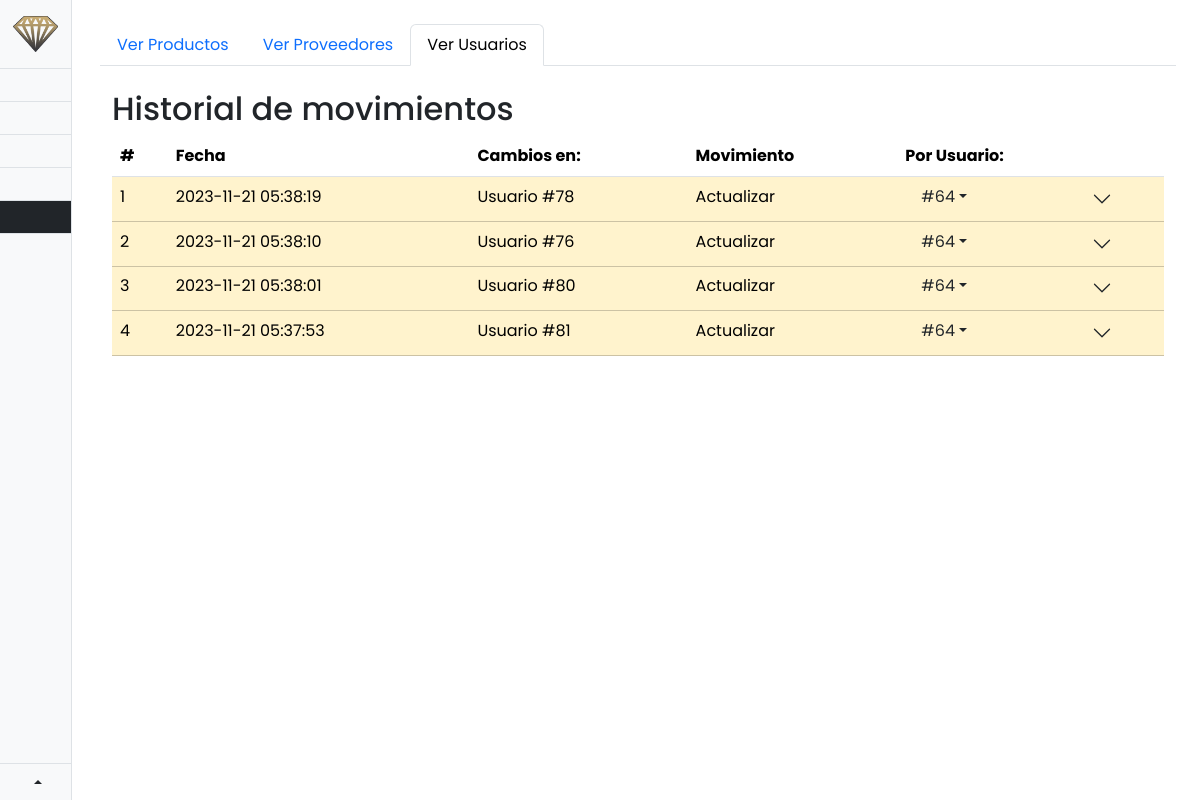
The app's page /movimientos/readUsuarios.php (signed in) with its own data.
### tables this page shows
CREATE TABLE IF NOT EXISTS `movimientos` (
  `id_movimiento` int(11) NOT NULL AUTO_INCREMENT,
  `fecha_movimiento` datetime NOT NULL,
  `tabla` varchar(20) NOT NULL,
  `id_tabla_PK` int(11) NOT NULL,
  `id_tabla_r_PK` int(11) DEFAULT NULL,
  `tipo_movimiento` varchar(20) NOT NULL,
  `id_usr` int(11) UNSIGNED NOT NULL,
  PRIMARY KEY (`id_movimiento`)
);

### autoload.php (called while the page is built, shortened)
<?php
    spl_autoload_register(function ($class_name) {
        $url = str_replace("\\", "/", 'sources/' . $class_name . '.php');
    });
?>

### sources/modelos/conexion.php (called while the page is built, shortened)
<?php
    class conexion{
        private $servername= "localhost";
        private $username= "root";
        private $password= "";
        private $dbname= "jemas";
        public function __construct()
        {
            try{
                $this->conn= new PDO("mysql:host=$this->servername;dbname=$this->dbname", $this->username, $this->password);
            }
            catch(PDOException $e) {
                echo "Error: " . $e->getMessage();
            }
        }
    }
?>

### sources/modelos/movimientos.php (called while the page is built, shortened)
<?php
class movimientos extends conexion {
    public function GetMovByTable($table) {
        $sql = "SELECT * FROM movimientos WHERE tabla = :tableAffected ORDER BY fecha_movimiento DESC";
        $execute = $this->conn->prepare($sql);
        $execute->bindParam(':tableAffected', $table, PDO::PARAM_STR);
        $execute->execute();
        $historialMovimientos = $execute->fetchAll(PDO::FETCH_ASSOC);
        return $historialMovimientos;
    }
    public function DiccMov(){
        $dictionary = array(
            0 => array(
                'class' => 'table-danger',
                'kind' => 'Eliminar',
             ),
            1 => array(
                'class' => 'table-warning',
                'kind' => 'Actualizar',
             ),
            2 => array(
                'class' => 'table-success',
                'kind' => 'Agregar',
             ),
        );
        return $dictionary;
    }
}
?>

### movimientos/readUsuarios.php (the view, shortened to what this page needs)
<?php
 require_once("../autoload.php");
    $movimientos = new movimientos();
 $results = $movimientos->GetMovByTable('usuarios');
 $dictionary = $movimientos->DiccMov();
?>
<!DOCTYPE html>
<html lang="en">
<head>
    <link rel="stylesheet" href="https://cdn.jsdelivr.net/npm/bootstrap@5.3.2/dist/css/bootstrap.min.css">
    <link rel="stylesheet" href="../sources/css/root.css">
</head>
<body class="container-fluid">
    <section class="index_section row">
        <nav class="navHome d-flex flex-column flex-shrink-0 bg-light p-0 border-end" style="width: 4.5rem; position: sticky; height: 100vh; top: 0;">
            <a href="#" class="d-block py-3 text-decoration-none mx-auto" data-bs-toggle="tooltip" data-bs-placement="right" title="JEMAS">
                <img src="../sources/imgs/logo.png" alt="" srcset="" style="width: 45px;">
            </a>
            <ul class="nav nav-pills nav-flush flex-column mb-auto text-center">
                <li class="nav-item">
                    <a href="../dashboard.php" class="nav-link py-3 border-bottom rounded-0 link-dark border-top" data-bs-toggle="tooltip" data-bs-placement="right" title="Home">
                    </a>
                </li>
                <li class="option">
                    <a href="../inventario/read.php" class="option_container nav-link py-3 border-bottom rounded-0 link-dark" data-bs-toggle="tooltip" data-bs-placement="right" title="Inventario">
                    </a>
                </li>
                <li class="option">
                    <a href="../proveedores/read.php" class="option_container nav-link py-3 border-bottom rounded-0 link-dark" data-bs-toggle="tooltip" data-bs-placement="right" title="Proveedores">
                    </a>
                </li>
                <li class="option">
                    <a href="../empleados/read.php" class="option_container nav-link py-3 border-bottom rounded-0 link-dark" data-bs-toggle="tooltip" data-bs-placement="right" title="Empleados">
                    </a>
                </li>
                <li class="option">
                    <a href="./read.php" class="option_container nav-link active py-3 border-bottom rounded-0 bg-dark" data-bs-toggle="tooltip" data-bs-placement="right" title="Movimientos">
                    </a>
                </li>
            </ul>
            <div class="border-top dropup">
                <a href="#" class="d-flex align-items-center justify-content-center p-3 link-dark text-decoration-none dropdown-toggle"
                    data-bs-toggle="dropdown"  data-bs-offset="10,0">
                </a>
            </div>
        </nav>
        <section class="main_container col-lg-11 ms-3">
            <ul class="nav nav-tabs my-4">
                <li class="nav-item">
                    <a href="./readProductos.php" class="nav-link">Ver Productos</a>
                </li>
                <li class="nav-item">
                    <a href="./readProveedores.php" class="nav-link">Ver Proveedores</a>
                </li>
                <li class="nav-item">
                    <a href="./readUsuarios.php" class="nav-link active" aria-current="page">Ver Usuarios</a>
                </li>
            </ul>
            <section class="dashboard_container container" id="mainContainer">
                <h2>Historial de movimientos</h2>
                <table class="table table-hover">
                    <thead>
                        <tr>
                            <th>#</th>
                            <th>Fecha</th>
                            <th>Cambios en:</th>
                            <th>Movimiento</th>
                            <th>Por Usuario:</th>
                        </tr>
                    </thead>
                    <tbody>
                        <?php foreach($results as $index => $result): ?>
                            <tr class="<?= $dictionary[$result['tipo_movimiento']]['class'] ?>">
                                <td><?= $index + 1 ?></td>
                                <td><?= $result['fecha_movimiento'] ?></td>
                                <td>Usuario #<?= $result['id_tabla_PK'] ?></td>
                                <td><?= $dictionary[$result['tipo_movimiento']]['kind'] ?></td>
                                <td>
                                    <div class="row">
                                        <div class="col-8">
                                            <a href="#" class="p-3 link-dark text-decoration-none dropdown-toggle" data-bs-toggle="dropdown">#<?= $result['id_usr'] ?></a>
                                        </div>
                                        <div class="accordion col-2">
                                            <button type="button" class="accordion-button collapsed bg-transparent shadow-none p-1" data-bs-toggle="collapse" data-bs-target="#dropdownTableButton<?= $result['id_movimiento'] ?>"></button>
                                        </div>
                                    </div>
                                </td>
                        <?php endforeach; ?>
                    </tbody>
                </table>
            </section>
        </section>
</body>
</html>

### sources/css/root.css (style rules this page uses)
:root { --main-color: #3c363c; --secondary-color: #F4F4F4; --select-gradiant: linear-gradient(90deg, rgba(255, 255, 255, 0.34) 0%, transparent 100%); --positive-spend: rgb(49, 188, 95); --negative-spend: rgb(255, 51, 122); --hightlight-words: #FFB6C1; --font-bold: 'Poppins', sans-serif; }
body { font-family: var(--font-bold) }

### records on screen
movimientos: fecha_movimiento "2023-11-21 05:38:19", id_tabla_PK "78", tipo_movimiento "Actualizar", id_usr "64"
movimientos: fecha_movimiento "2023-11-21 05:38:10", id_tabla_PK "76", tipo_movimiento "Actualizar", id_usr "64"
movimientos: fecha_movimiento "2023-11-21 05:38:01", id_tabla_PK "80", tipo_movimiento "Actualizar", id_usr "64"
movimientos: fecha_movimiento "2023-11-21 05:37:53", id_tabla_PK "81", tipo_movimiento "Actualizar", id_usr "64"
